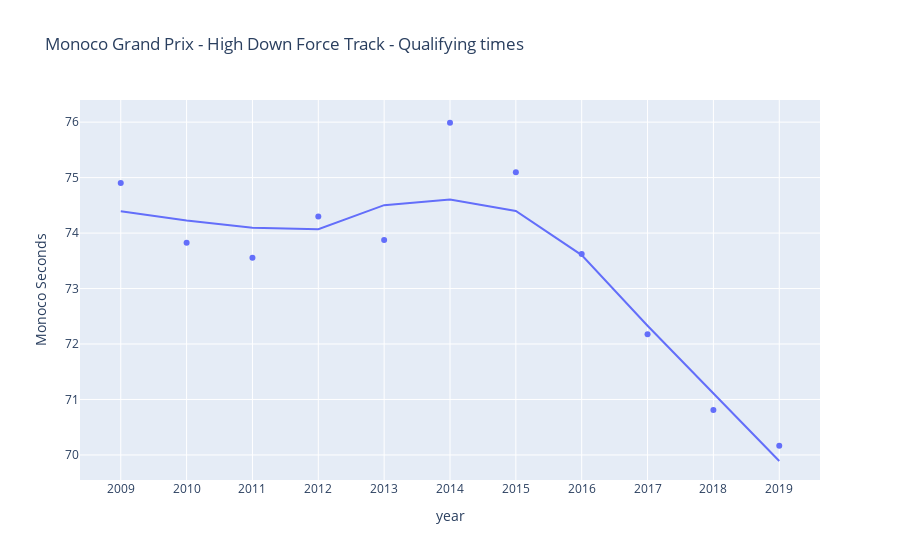
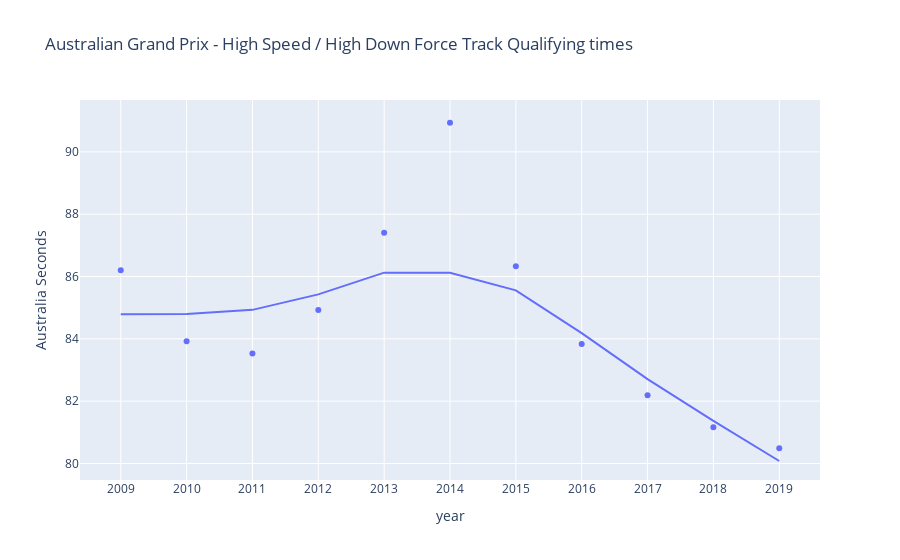
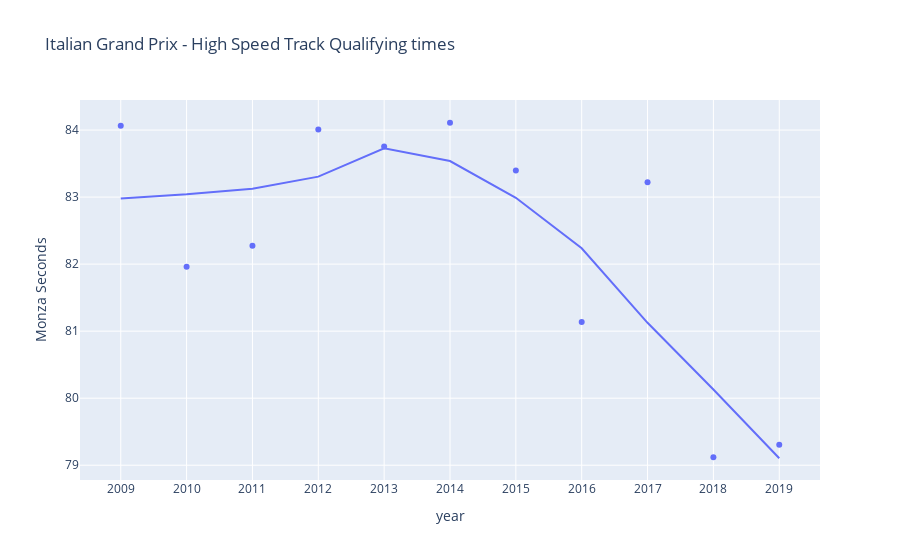

The notebook cell saved with these charts, in order:
### Code cell
tech_imp_scatterPlot(tech_data['f1_quali'])

### Figure 1 — Plotly figure (JSON) as saved in the notebook; plotly's stock layout.template omitted (floating-point values rounded to 4 significant figures)
{"data": [{"hovertemplate": "year=%{x}<br>Monoco Seconds=%{y}<extra></extra>", "legendgroup": "", "marker": {"color": "#636efa", "symbol": "circle"}, "mode": "markers", "name": "", "orientation": "v", "showlegend": false, "type": "scatter", "x": ["2009", "2010", "2011", "2012", "2013", "2014", "2015", "2016", "2017", "2018", "2019"], "xaxis": "x", "y": [74.9, 73.83, 73.56, 74.3, 73.88, 75.99, 75.1, 73.62, 72.18, 70.81, 70.17], "yaxis": "y"}, {"hovertemplate": "<b>LOWESS trendline</b><br><br>year=%{x}<br>Monoco Seconds=%{y} <b>(trend)</b><extra></extra>", "legendgroup": "", "marker": {"color": "#636efa", "symbol": "circle"}, "mode": "lines", "name": "", "showlegend": false, "type": "scatter", "x": ["2009", "2010", "2011", "2012", "2013", "2014", "2015", "2016", "2017", "2018", "2019"], "xaxis": "x", "y": [74.39, 74.23, 74.1, 74.07, 74.5, 74.6, 74.4, 73.6, 72.33, 71.1, 69.89], "yaxis": "y"}], "layout": {"autosize": true, "legend": {"tracegroupgap": 0}, "title": {"text": "Monoco Grand Prix - High Down Force Track - Qualifying times"}, "xaxis": {"anchor": "y", "autorange": true, "domain": [0, 1], "range": [-0.6132, 10.61], "title": {"text": "year"}, "type": "category"}, "yaxis": {"anchor": "x", "autorange": true, "domain": [0, 1], "range": [69.54, 76.48], "title": {"text": "Monoco Seconds"}, "type": "linear"}}}

### Figure 2 — Plotly figure (JSON) as saved in the notebook; plotly's stock layout.template omitted (floating-point values rounded to 4 significant figures)
{"data": [{"hovertemplate": "year=%{x}<br>Australia Seconds=%{y}<extra></extra>", "legendgroup": "", "marker": {"color": "#636efa", "symbol": "circle"}, "mode": "markers", "name": "", "orientation": "v", "showlegend": false, "type": "scatter", "x": ["2009", "2010", "2011", "2012", "2013", "2014", "2015", "2016", "2017", "2018", "2019"], "xaxis": "x", "y": [86.2, 83.92, 83.53, 84.92, 87.41, 90.93, 86.33, 83.84, 82.19, 81.16, 80.49], "yaxis": "y"}, {"hovertemplate": "<b>LOWESS trendline</b><br><br>year=%{x}<br>Australia Seconds=%{y} <b>(trend)</b><extra></extra>", "legendgroup": "", "marker": {"color": "#636efa", "symbol": "circle"}, "mode": "lines", "name": "", "showlegend": false, "type": "scatter", "x": ["2009", "2010", "2011", "2012", "2013", "2014", "2015", "2016", "2017", "2018", "2019"], "xaxis": "x", "y": [84.79, 84.8, 84.93, 85.43, 86.12, 86.12, 85.56, 84.18, 82.71, 81.37, 80.08], "yaxis": "y"}], "layout": {"autosize": true, "legend": {"tracegroupgap": 0}, "title": {"text": "Australian Grand Prix - High Speed / High Down Force Track Qualifying times"}, "xaxis": {"anchor": "y", "autorange": true, "domain": [0, 1], "range": [-0.6132, 10.61], "title": {"text": "year"}, "type": "category"}, "yaxis": {"anchor": "x", "autorange": true, "domain": [0, 1], "range": [79.46, 91.81], "title": {"text": "Australia Seconds"}, "type": "linear"}}}

### Figure 3 — Plotly figure (JSON) as saved in the notebook; plotly's stock layout.template omitted (floating-point values rounded to 4 significant figures)
{"data": [{"hovertemplate": "year=%{x}<br>Monza Seconds=%{y}<extra></extra>", "legendgroup": "", "marker": {"color": "#636efa", "symbol": "circle"}, "mode": "markers", "name": "", "orientation": "v", "showlegend": false, "type": "scatter", "x": ["2009", "2010", "2011", "2012", "2013", "2014", "2015", "2016", "2017", "2018", "2019"], "xaxis": "x", "y": [84.07, 81.96, 82.28, 84.01, 83.75, 84.11, 83.4, 81.14, 83.22, 79.12, 79.31], "yaxis": "y"}, {"hovertemplate": "<b>LOWESS trendline</b><br><br>year=%{x}<br>Monza Seconds=%{y} <b>(trend)</b><extra></extra>", "legendgroup": "", "marker": {"color": "#636efa", "symbol": "circle"}, "mode": "lines", "name": "", "showlegend": false, "type": "scatter", "x": ["2009", "2010", "2011", "2012", "2013", "2014", "2015", "2016", "2017", "2018", "2019"], "xaxis": "x", "y": [82.98, 83.04, 83.13, 83.31, 83.73, 83.54, 82.99, 82.24, 81.12, 80.13, 79.1], "yaxis": "y"}], "layout": {"autosize": true, "legend": {"tracegroupgap": 0}, "title": {"text": "Italian Grand Prix - High Speed Track Qualifying times"}, "xaxis": {"anchor": "y", "autorange": true, "domain": [0, 1], "range": [-0.6132, 10.61], "title": {"text": "year"}, "type": "category"}, "yaxis": {"anchor": "x", "autorange": true, "domain": [0, 1], "range": [78.71, 84.52], "title": {"text": "Monza Seconds"}, "type": "linear"}}}
